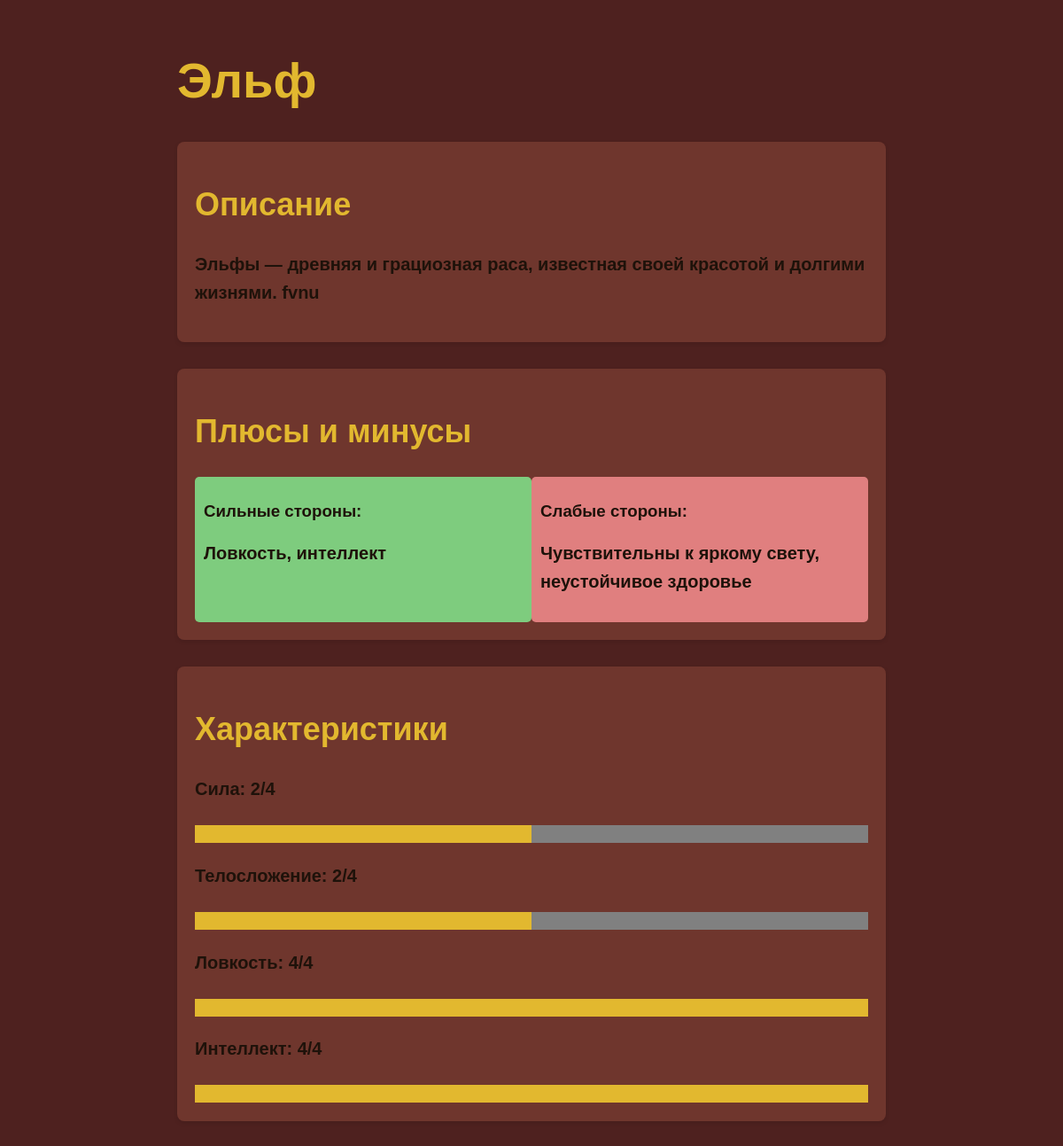
The page /race/2 on the database its author committed.
### data/races.py (models this page shows)
class Races(SqlAlchemyBase):
    __tablename__ = 'races'
    id = sqlalchemy.Column(sqlalchemy.Integer,
                           primary_key=True, autoincrement=True)
    name = sqlalchemy.Column(sqlalchemy.String, unique=True)
    description = sqlalchemy.Column(sqlalchemy.String)
    class_id = sqlalchemy.Column(sqlalchemy.Integer,
                                 sqlalchemy.ForeignKey("classes.id"), nullable=False)
    strong_points = sqlalchemy.Column(sqlalchemy.String)
    weak_points = sqlalchemy.Column(sqlalchemy.String)
    strength = sqlalchemy.Column(sqlalchemy.Integer)
    constitution = sqlalchemy.Column(sqlalchemy.Integer)
    dexterity = sqlalchemy.Column(sqlalchemy.Integer)
    intelligence = sqlalchemy.Column(sqlalchemy.Integer)
    hero = orm.relationship('Hero', back_populates='races')
    classes = orm.relationship('Classes')

### main.py (the view)
@app.route("/race/<int:race_id>")
def race_details(race_id):
    db_sess = db_session.create_session()
    race = db_sess.query(Races).get(race_id)
    if not race:
        return render_template('error.html', message="Раса не найдена"), 404
    return render_template('race_details.html', race=race)

### data/db_session.py (called while the page is built)
def create_session() -> Session:
    global __factory
    return __factory()

### templates/race_details.html (shortened to what this page needs)
<!DOCTYPE html>
<html lang="en">
<head>
</head>
<body>
    <div class="container">
        <h1>{{ race.name }}</h1>
        <div class="section">
            <h2>Описание</h2>
            <p>{{ race.description }}</p>
        </div>
        <div class="section">
            <h2>Плюсы и минусы</h2>
            <div style="display: flex;">
                <div style="flex: 1; background-color: #7ecc7e; padding: 10px; border-radius: 5px; color: #1e120a;">
                    <h3>Сильные стороны:</h3>
                    <p>{{ race.strong_points }}</p>
                </div>
                <div style="flex: 1; background-color: #e07f7f; padding: 10px; border-radius: 5px; color: #1e120a;">
                    <h3>Слабые стороны:</h3>
                    <p>{{ race.weak_points }}</p>
                </div>
            </div>
        </div>
        <div class="section">
            <h2>Характеристики</h2>
            <div>
                <p>Сила: {{ race.strength }}/4</p>
                <progress value="{{ race.strength }}" max="4"></progress>
            </div>
            <div>
                <p>Телосложение: {{ race.constitution }}/4</p>
                <progress value="{{ race.constitution }}" max="4"></progress>
            </div>
            <div>
                <p>Ловкость: {{ race.dexterity }}/4</p>
                <progress value="{{ race.dexterity }}" max="4"></progress>
            </div>
            <div>
                <p>Интеллект: {{ race.intelligence }}/4</p>
                <progress value="{{ race.intelligence }}" max="4"></progress>
            </div>
        </div>
    </div>
</body>
</html>

### templates/race_details.html (style rules this page uses)
body { font-family: Arial, sans-serif; margin: 0; padding: 0; background-color: #4e211f; color: #1e120a; }
.container { max-width: 800px; margin: 0 auto; padding: 20px; }
h2, h1 { color: #e2b82f; }
h1 { font-size: 56px; }
h2 { font-size: 36px; }
h3 { color: #1e120a; }
p { line-height: 1.6; font-weight: 750; font-size: 20px; color: #1e120a; }
.section { margin-bottom: 30px; padding: 20px; border-radius: 8px; background-color: #6f362d; box-shadow: 0 2px 5px rgba(0, 0, 0, 0.1); }
progress { width: 100%; height: 20px; border: none; border-radius: 5px; margin-top: 5px; }

### rows shown on the page
Races: name "Эльф", description "Эльфы — древняя и грациозная раса, известная своей красотой и долгими жизнями. fvnu", strong_points "Ловкость, интеллект", weak_points "Чувствительны к яркому свету, неустойчивое здоровье", strength "2", constitution "2", dexterity "4", intelligence "4"
